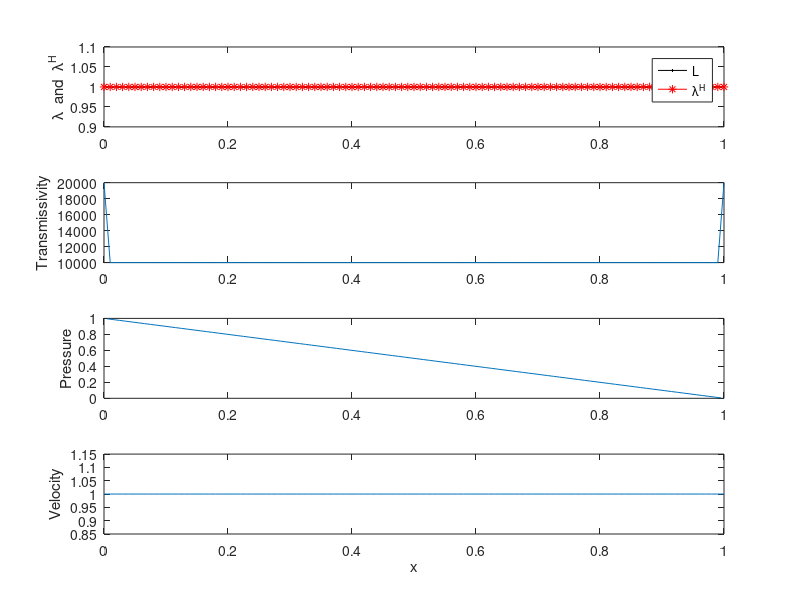

Write the MATLAB code that produced this figure.
%1D Incompressible P Solver
%Solves the discretized form of -d/dx (lambda * dp/dx) = q
%Tanvi Chheda
%26 Apr 2016

%Define parameters, interfaces
%|---X---|---X---|...|---X---|
L = 1.0; % Length [m]
N = 100; % # grid cells
Dx = L / N; % grid size
x = linspace(Dx/2,L-Dx/2, N); %Grid centers
xi = linspace(0, L, N + 1); %intefaces
pL = 1; pR = 0;

Lambda = zeros(N,1); % constructs vector
Lambda(1:N)=1;
LambdaH = zeros(N+1,1); % Initialize Lambda Avg., calc. later
LambdaH(2:N) = (2*Lambda(1:N-1).*Lambda(2:N))./(Lambda(1:N-1)+Lambda(2:N));
LambdaH(1) = Lambda(1); LambdaH(N+1) = Lambda(N);


T = zeros (N+1,1);% Transmissibility at interfaces
T(2:N) = LambdaH(2:N)/(Dx^2);
T(1)=2*Lambda(1)/(Dx^2); T(N+1)=2*Lambda(N)/(Dx^2);

Dirichelt_BC=1; AddWells=0;

%% ----------------------------------------------------------------------------

%Construct and fill our linear system
q = zeros(N,1); A = zeros(N,N);
for i=1:N
    q(i)=0; %can add source term later
end

%T(i)*(p(i)-p(i-1))+T(i+1)*(p(i)-p(i+1))=q(i)
for i=1:N
    %step1: T(i)*(p(i)-p(i-1))
    if i>1
        A(i,i-1) = -T(i);
        A(i,i) = T(i);
    end
    %step2: T(i+1)*(p(i)-p(i+1))
    if i<N
        A(i,i+1)=-T(i+1);
        A(i,i) = A(i,i)+T(i+1);
    end
end


if Dirichelt_BC==1
    i=1;
    %T(1)*p(1) + T(2)*(p(1)-p(2)) = q(1) + T(1)*pL
    A(i,i)=A(i,i)+T(1);
    q(i)=q(i)+T(1)*pL;
    
    %T(N)*(p(N)-p(N-1) + T(N+1)*p(N) = q(N) + T(N+1)*pR
    i=N;
    A(i,i)=A(i,i)+T(N+1);
    q(i)= q(i) + T(N+1)*pR;
end

if AddWells==1
    PIw1=10; PIw2=10; pw1=1; pw2=0;
    A(1,1)= A(1,1)+ PIw1*Lambda(1);
    q(1) = q(1)+ PIw1*pw1*Lambda(1);
    A(N,N)= A(N,N)+ PIw2*Lambda(N);
    q(N)= q(N)+PIw2*pw2*Lambda(N);
end

p=A\q;

%% Plotting

figure; % Create figure

subplot(4,1,1)
plot(x,Lambda,'Marker','.','LineStyle','-','color',[0 0 0],'DisplayName','L'); hold on;
plot(xi,LambdaH,'Marker','*','LineStyle','-','color',[1 0 0],'DisplayName','{\lambda}^H');
legend show; ylabel('\lambda  and  {\lambda}^H');

subplot(4,1,2)
plot(xi,T)
ylabel('Transmissivity');

subplot(4,1,3)
plot(x,p)
ylabel('Pressure');

%PLOT VELOCITY
V=zeros(N+1,1);
for i = 2:N
    V(i)=-LambdaH(i)*(p(i)-p(i-1))/Dx;
end
if Dirichelt_BC==1
    V(1)=-2*Lambda(1)*(p(1)-pL)/Dx;
    V(N+1)=-2*Lambda(N)*(pR-p(N))/Dx;
end

subplot(4,1,4)
plot(xi,V)
ylabel('Velocity');
xlabel('x');